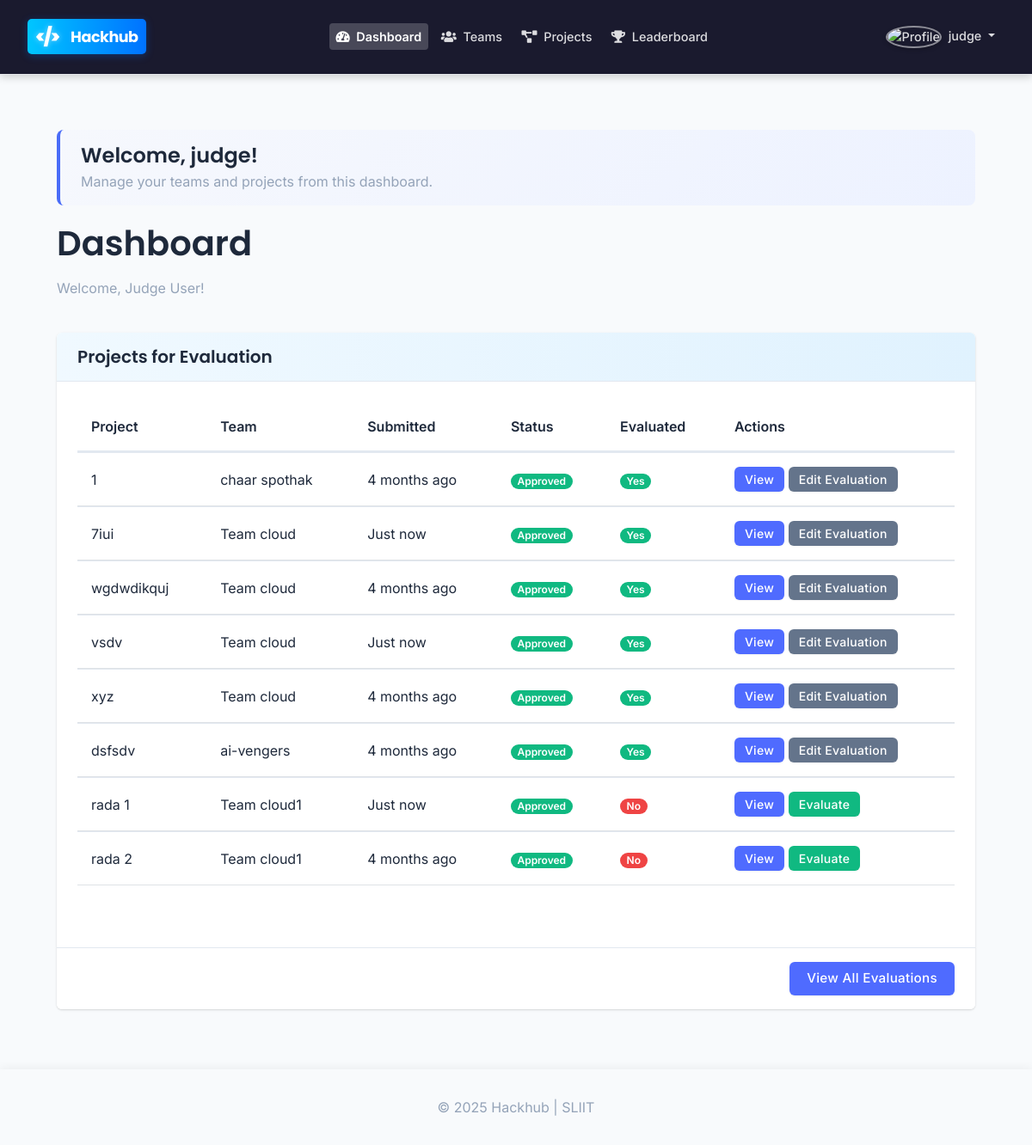
The page /pages/dashboard.php (signed in) on the database its author committed.
### tables this page shows
CREATE TABLE `projects` (
  `project_id` int(11) NOT NULL,
  `team_id` int(11) NOT NULL,
  `title` varchar(100) NOT NULL,
  `description` text NOT NULL,
  `tech_stack` text DEFAULT NULL,
  `github_link` varchar(255) DEFAULT NULL,
  `demo_link` varchar(255) DEFAULT NULL,
  `status` enum('draft','submitted','under_review','rejected','approved') NOT NULL DEFAULT 'draft',
  `submission_date` timestamp NULL DEFAULT NULL,
  `admin_feedback` text DEFAULT NULL,
  `created_at` timestamp NOT NULL DEFAULT current_timestamp(),
  `updated_at` timestamp NOT NULL DEFAULT current_timestamp() ON UPDATE current_timestamp()
);

CREATE TABLE `teams` (
  `team_id` int(11) NOT NULL,
  `team_name` varchar(100) NOT NULL,
  `team_description` text DEFAULT NULL,
  `created_by` int(11) NOT NULL,
  `created_at` timestamp NOT NULL DEFAULT current_timestamp(),
  `updated_at` timestamp NOT NULL DEFAULT current_timestamp() ON UPDATE current_timestamp()
);

### includes/auth-new.php (called while the page is built, shortened)
<?php
if (!function_exists('isAdmin')) {
    function isAdmin() {
        return isset($_SESSION['user_type']) && $_SESSION['user_type'] == 'admin';
    }
}

### includes/config.php (called while the page is built, shortened)
<?php
function isJudge() {
    return isset($_SESSION['user_type']) && $_SESSION['user_type'] == 'judge';
}
function time_ago($datetime) {
    $now = new DateTime();
    $ago = new DateTime($datetime);
    $diff = $now->diff($ago);
    if ($diff->m > 0) {
        return $diff->m . ' month' . ($diff->m > 1 ? 's' : '') . ' ago';
    }
    return 'Just now';
}
?>

### pages/dashboard.php (the view, shortened to what this page needs)
<?php
require_once '../includes/config.php';
require_once '../includes/auth-new.php';
$allProjects = [];
if (isJudge()) {
    $sql = "SELECT p.project_id, p.title, t.team_name, p.status, p.submission_date
            FROM projects p
            JOIN teams t ON p.team_id = t.team_id
            WHERE p.status = 'submitted' OR p.status = 'approved'";
    if ($result = mysqli_query($conn, $sql)) {
        if (mysqli_num_rows($result) > 0) {
            while ($row = mysqli_fetch_assoc($result)) {
                $allProjects[] = $row;
            }
        }
    }
}
require_once '../includes/header.php';
?>
<div class="container py-4 dashboard-container">
    <div class="welcome-message">
        <h4 class="mb-1">Welcome, <?php echo htmlspecialchars($_SESSION['username']); ?>!</h4>
        <p class="mb-0 text-muted">Manage your teams and projects from this dashboard.</p>
    </div>
    <div class="row mb-4">
        <div class="col-md-12">
            <h1>Dashboard</h1>
            <p class="text-muted">Welcome, <?php echo $_SESSION['first_name'] . ' ' . $_SESSION['last_name']; ?>!</p>
        </div>
    </div>
    <?php if (isAdmin()): ?>
    <div class="row mb-4">
        <div class="col-lg-3 col-md-6 mb-4">
            <div class="stat-card stat-card-primary rounded-4 shadow">
                <i class="fas fa-users"></i>
                <?php
                $sql = "SELECT COUNT(*) as count FROM users";
                $result = mysqli_query($conn, $sql);
                $row = mysqli_fetch_assoc($result);
                ?>
                <h3><?php echo $row['count']; ?></h3>
                <p>Total Users</p>
            </div>
        </div>
        <div class="col-lg-3 col-md-6 mb-4">
            <div class="stat-card stat-card-success rounded-4 shadow">
                <i class="fas fa-users-cog"></i>
                <?php
                $sql = "SELECT COUNT(*) as count FROM teams";
                $result = mysqli_query($conn, $sql);
                $row = mysqli_fetch_assoc($result);
                ?>
                <h3><?php echo $row['count']; ?></h3>
                <p>Total Teams</p>
            </div>
        </div>
        <div class="col-lg-3 col-md-6 mb-4">
            <div class="stat-card stat-card-info rounded-4 shadow">
                <i class="fas fa-code"></i>
                <?php
                $sql = "SELECT COUNT(*) as count FROM projects";
                $result = mysqli_query($conn, $sql);
                $row = mysqli_fetch_assoc($result);
                ?>
                <h3><?php echo $row['count']; ?></h3>
                <p>Total Projects</p>
            </div>
        </div>
        <div class="col-lg-3 col-md-6 mb-4">
            <div class="stat-card stat-card-warning rounded-4 shadow">
                <i class="fas fa-clipboard-check"></i>
                <?php
                $sql = "SELECT COUNT(*) as count FROM projects WHERE status = 'submitted'";
                $result = mysqli_query($conn, $sql);
                $row = mysqli_fetch_assoc($result);
                ?>
                <h3><?php echo $row['count']; ?></h3>
                <p>Pending Reviews</p>
            </div>
        </div>
    </div>
    <div class="row">
        <div class="col-md-12">
            <div class="card shadow-sm border-0 rounded-3 mb-4 overflow-hidden">
                <div class="card-header bg-white py-3 d-flex justify-content-between align-items-center border-bottom border-2 border-primary border-opacity-25">
                    <h5 class="mb-0 fw-bold text-primary">Projects Pending Approval</h5>
                    <a href="<?php echo BASE_URL; ?>/pages/projects.php?filter=submitted" class="btn btn-sm btn-outline-primary rounded-pill px-3">
                        <i class="fas fa-list me-1"></i> View All
                    </a>
                </div>
                <div class="card-body p-0">
                    <div class="table-responsive">
                        <table class="table table-hover mb-0 projects-table">
                            <thead class="table-light">
                                <tr>
                                    <th class="py-3 ps-4">Project</th>
                                    <th class="py-3">Team</th>
                                    <th class="py-3">Submitted</th>
                                    <th class="py-3">Status</th>
                                    <th class="py-3 pe-4 text-end">Actions</th>
                                </tr>
                            </thead>
                            <tbody>
                                <?php
                                if (isAdmin()) {
                                    $sql = "SELECT p.project_id, p.title, t.team_name, p.submission_date, p.status
                                            FROM projects p
                                            JOIN teams t ON p.team_id = t.team_id
                                            WHERE p.status = 'submitted'
                                            ORDER BY p.submission_date DESC
                                            LIMIT 5";
                                    $result = mysqli_query($conn, $sql);
                                    if ($result && mysqli_num_rows($result) > 0) {
                                        while ($row = mysqli_fetch_assoc($result)) {
                                            echo '<tr>';
                                            echo '<td class="ps-4"><a href="' . BASE_URL . '/pages/project-details.php?id=' . $row['project_id'] . '" class="project-link">' . htmlspecialchars($row['title']) . '</a></td>';
                                            echo '<td>' . htmlspecialchars($row['team_name']) . '</td>';
                                            echo '<td><span class="time-ago" data-timestamp="' . strtotime($row['submission_date']) . '">' . time_ago($row['submission_date']) . '</span></td>';
                                            echo '<td><span class="badge bg-warning text-white rounded-pill px-3 py-2">Pending</span></td>';
                                            echo '<td class="pe-4 text-end">';
                                            echo '<a href="' . BASE_URL . '/pages/project-details.php?id=' . $row['project_id'] . '" class="btn btn-sm btn-primary rounded-circle me-1" data-bs-toggle="tooltip" title="View Details"><i class="fas fa-eye"></i></a>';
                                            echo '<a href="' . BASE_URL . '/pages/review-project.php?id=' . $row['project_id'] . '" class="btn btn-sm btn-success rounded-circle" data-bs-toggle="tooltip" title="Review Project"><i class="fas fa-check"></i></a>';
                                            echo '</td>';
                                            echo '</tr>';
                                        }
                                    } else {
                                        echo '<tr><td colspan="5" class="text-center py-5">
                                            <div class="py-4">
                                                <i class="fas fa-clipboard-check text-muted mb-3" style="font-size: 3rem;"></i>
                                                <h5 class="fw-normal text-muted">No projects pending approval</h5>
                                            </div>
                                        </td></tr>';
                                    }
                                }
                                ?>
                            </tbody>
                        </table>
                    </div>
                </div>
            </div>
        </div>
    </div>
    <?php elseif (isJudge()): ?>
    <div class="row mb-4">
        <div class="col-md-12">
            <div class="card">
                <div class="card-header">
                    <h5 class="mb-0">Projects for Evaluation</h5>
                </div>
                <div class="card-body">
                    <?php if (count($allProjects) > 0): ?>
                        <div class="table-responsive">
                            <table class="table table-hover">
                                <thead>
                                    <tr>
                                        <th>Project</th>
                                        <th>Team</th>
                                        <th>Submitted</th>
                                        <th>Status</th>
                                        <th>Evaluated</th>
                                        <th>Actions</th>
                                    </tr>
                                </thead>
                                <tbody>
                                    <?php foreach ($allProjects as $project): ?>
                                        <?php
                                        $evaluated = false;
                                        $sql = "SELECT evaluation_id FROM evaluations WHERE project_id = ? AND judge_id = ?";
                                        if ($stmt = mysqli_prepare($conn, $sql)) {
                                            mysqli_stmt_bind_param($stmt, "ii", $project['project_id'], $user_id);
                                            if (mysqli_stmt_execute($stmt)) {
                                                mysqli_stmt_store_result($stmt);
                                                if (mysqli_stmt_num_rows($stmt) > 0) {
                                                    $evaluated = true;
                                                }
                                            }
                                        }
                                        ?>
                                        <tr>
                                            <td><?php echo $project['title']; ?></td>
                                            <td><?php echo $project['team_name']; ?></td>
                                            <td><span class="time-ago" data-timestamp="<?php echo strtotime($project['submission_date']); ?>"><?php echo time_ago($project['submission_date']); ?></span></td>
                                            <td>
                                                <?php if ($project['status'] == 'submitted'): ?>
                                                    <span class="badge bg-warning">Under Review</span>
                                                <?php elseif ($project['status'] == 'approved'): ?>
                                                    <span class="badge bg-success">Approved</span>
                                                <?php endif; ?>
                                            </td>
                                            <td>
                                                <?php if ($evaluated): ?>
                                                    <span class="badge bg-success">Yes</span>
                                                <?php else: ?>
                                                    <span class="badge bg-danger">No</span>
                                                <?php endif; ?>
                                            </td>
                                            <td>
                                                <a href="<?php echo BASE_URL; ?>/pages/project-details.php?id=<?php echo $project['project_id']; ?>" class="btn btn-sm btn-primary">View</a>
                                                <a href="<?php echo BASE_URL; ?>/pages/evaluate-project.php?id=<?php echo $project['project_id']; ?>" class="btn btn-sm <?php echo $evaluated ? 'btn-secondary' : 'btn-success'; ?>">
                                                    <?php echo $evaluated ? 'Edit Evaluation' : 'Evaluate'; ?>
                                                </a>
                                            </td>
                                        </tr>
                                    <?php endforeach; ?>
                                </tbody>
                            </table>
                        </div>
                    <?php else: ?>
                        <div class="alert alert-info">No projects available for evaluation yet.</div>
                    <?php endif; ?>
                </div>
                <div class="card-footer text-end">
                    <a href="<?php echo BASE_URL; ?>/pages/judge.php" class="btn btn-primary">View All Evaluations</a>
                </div>
            </div>
        </div>
    </div>
    <?php endif; ?>
</div>
<?php
require_once '../includes/footer.php';
?>

### rows shown on the page
projects: title "1", team.team_name "chaar spothak", status "Approved", shows "Yes", shows "Edit Evaluation"
projects: title "7iui", team.team_name "Team cloud", submission_date "Just now", status "Approved", shows "Yes", shows "Edit Evaluation"
projects: title "wgdwdikquj", team.team_name "Team cloud", status "Approved", shows "Yes", shows "Edit Evaluation"
projects: title "vsdv", team.team_name "Team cloud", submission_date "Just now", status "Approved", shows "Yes", shows "Edit Evaluation"
projects: title "xyz", team.team_name "Team cloud", status "Approved", shows "Yes", shows "Edit Evaluation"
projects: title "dsfsdv", team.team_name "ai-vengers", status "Approved", shows "Yes", shows "Edit Evaluation"
projects: title "rada 1", team.team_name "Team cloud1", submission_date "Just now", status "Approved", shows "No", shows "Evaluate"
projects: title "rada 2", team.team_name "Team cloud1", status "Approved", shows "No", shows "Evaluate"

### other values the page prints
$_SESSION['username'] "judge"
$_SESSION['first_name'] "Judge"
$_SESSION['last_name'] "User"
